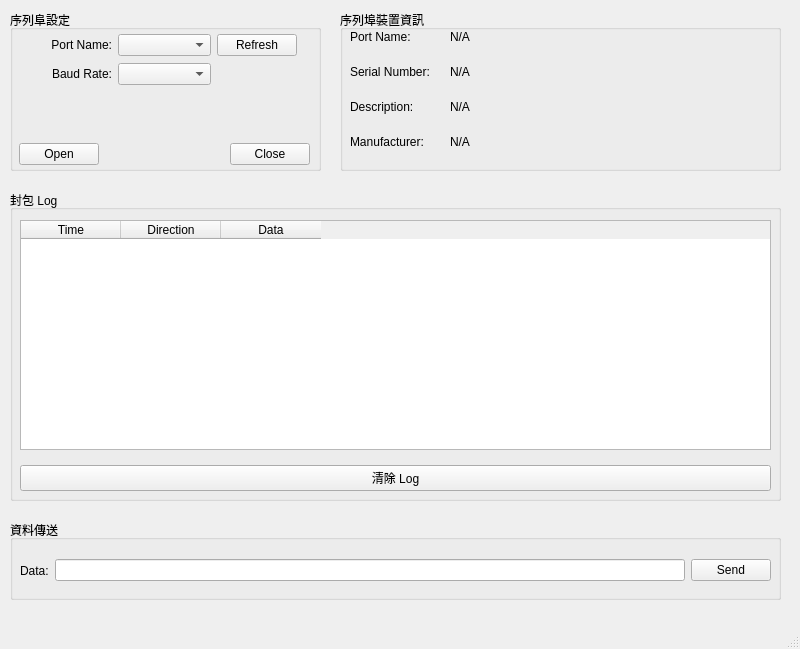
<?xml version="1.0" encoding="UTF-8"?>
<ui version="4.0">
 <class>MainWindow</class>
 <widget class="QMainWindow" name="MainWindow">
  <property name="geometry">
   <rect>
    <x>0</x>
    <y>0</y>
    <width>800</width>
    <height>649</height>
   </rect>
  </property>
  <property name="windowTitle">
   <string>QT Uart Tool</string>
  </property>
  <property name="layoutDirection">
   <enum>Qt::LayoutDirection::LeftToRight</enum>
  </property>
  <widget class="QWidget" name="centralwidget">
   <widget class="QGroupBox" name="groupBox">
    <property name="geometry">
     <rect>
      <x>10</x>
      <y>10</y>
      <width>311</width>
      <height>161</height>
     </rect>
    </property>
    <property name="title">
     <string>序列阜設定</string>
    </property>
    <widget class="QWidget" name="gridLayoutWidget">
     <property name="geometry">
      <rect>
       <x>9</x>
       <y>24</y>
       <width>291</width>
       <height>131</height>
      </rect>
     </property>
     <layout class="QGridLayout" name="gridLayout">
      <property name="verticalSpacing">
       <number>7</number>
      </property>
      <item row="0" column="0">
       <widget class="QLabel" name="settingPortNameTitleLbl">
        <property name="text">
         <string>Port Name:</string>
        </property>
        <property name="alignment">
         <set>Qt::AlignmentFlag::AlignRight|Qt::AlignmentFlag::AlignTrailing|Qt::AlignmentFlag::AlignVCenter</set>
        </property>
       </widget>
      </item>
      <item row="0" column="1">
       <widget class="QComboBox" name="portNameCmb"/>
      </item>
      <item row="3" column="2" alignment="Qt::AlignmentFlag::AlignRight">
       <widget class="QPushButton" name="closeBtn">
        <property name="text">
         <string>Close</string>
        </property>
       </widget>
      </item>
      <item row="0" column="2" alignment="Qt::AlignmentFlag::AlignLeft">
       <widget class="QPushButton" name="refreshBtn">
        <property name="text">
         <string>Refresh</string>
        </property>
       </widget>
      </item>
      <item row="1" column="0">
       <widget class="QLabel" name="settingBaudRateTitleLbl">
        <property name="layoutDirection">
         <enum>Qt::LayoutDirection::LeftToRight</enum>
        </property>
        <property name="text">
         <string>Baud Rate:</string>
        </property>
        <property name="alignment">
         <set>Qt::AlignmentFlag::AlignRight|Qt::AlignmentFlag::AlignTrailing|Qt::AlignmentFlag::AlignVCenter</set>
        </property>
       </widget>
      </item>
      <item row="3" column="0" alignment="Qt::AlignmentFlag::AlignLeft">
       <widget class="QPushButton" name="openBtn">
        <property name="text">
         <string>Open</string>
        </property>
       </widget>
      </item>
      <item row="1" column="1">
       <widget class="QComboBox" name="baudRateCmb"/>
      </item>
      <item row="2" column="0" colspan="3">
       <spacer name="verticalSpacer">
        <property name="orientation">
         <enum>Qt::Orientation::Vertical</enum>
        </property>
        <property name="sizeHint" stdset="0">
         <size>
          <width>20</width>
          <height>40</height>
         </size>
        </property>
       </spacer>
      </item>
     </layout>
    </widget>
   </widget>
   <widget class="QGroupBox" name="groupBox_2">
    <property name="geometry">
     <rect>
      <x>340</x>
      <y>10</y>
      <width>441</width>
      <height>161</height>
     </rect>
    </property>
    <property name="title">
     <string>序列埠裝置資訊</string>
    </property>
   </widget>
   <widget class="QWidget" name="formLayoutWidget">
    <property name="geometry">
     <rect>
      <x>350</x>
      <y>30</y>
      <width>421</width>
      <height>141</height>
     </rect>
    </property>
    <layout class="QFormLayout" name="formLayout">
     <property name="labelAlignment">
      <set>Qt::AlignmentFlag::AlignJustify|Qt::AlignmentFlag::AlignVCenter</set>
     </property>
     <property name="horizontalSpacing">
      <number>20</number>
     </property>
     <property name="verticalSpacing">
      <number>21</number>
     </property>
     <item row="0" column="0">
      <widget class="QLabel" name="devicePortNameTitleLbl">
       <property name="layoutDirection">
        <enum>Qt::LayoutDirection::LeftToRight</enum>
       </property>
       <property name="text">
        <string>Port Name:</string>
       </property>
      </widget>
     </item>
     <item row="0" column="1">
      <widget class="QLabel" name="devicePortNameValueLbl">
       <property name="text">
        <string>N/A</string>
       </property>
      </widget>
     </item>
     <item row="1" column="0">
      <widget class="QLabel" name="deviceSerialNumberTitleLbl">
       <property name="text">
        <string>Serial Number:</string>
       </property>
      </widget>
     </item>
     <item row="1" column="1">
      <widget class="QLabel" name="deviceSerialNumberValueLbl">
       <property name="text">
        <string>N/A</string>
       </property>
      </widget>
     </item>
     <item row="2" column="0">
      <widget class="QLabel" name="deviceDescriptionTitleLbl">
       <property name="text">
        <string>Description:</string>
       </property>
      </widget>
     </item>
     <item row="2" column="1">
      <widget class="QLabel" name="deviceDescriptionValueLbl">
       <property name="text">
        <string>N/A</string>
       </property>
      </widget>
     </item>
     <item row="3" column="0">
      <widget class="QLabel" name="deviceManufacturerTitleLbl">
       <property name="text">
        <string>Manufacturer:</string>
       </property>
      </widget>
     </item>
     <item row="3" column="1">
      <widget class="QLabel" name="deviceManufacturerValueLbl">
       <property name="text">
        <string>N/A</string>
       </property>
      </widget>
     </item>
    </layout>
   </widget>
   <widget class="QGroupBox" name="groupBox_3">
    <property name="geometry">
     <rect>
      <x>10</x>
      <y>190</y>
      <width>771</width>
      <height>311</height>
     </rect>
    </property>
    <property name="title">
     <string>封包 Log</string>
    </property>
    <widget class="QWidget" name="verticalLayoutWidget">
     <property name="geometry">
      <rect>
       <x>10</x>
       <y>30</y>
       <width>751</width>
       <height>271</height>
      </rect>
     </property>
     <layout class="QVBoxLayout" name="verticalLayout">
      <property name="spacing">
       <number>15</number>
      </property>
      <item>
       <widget class="QTableWidget" name="packetLogTbl">
        <property name="minimumSize">
         <size>
          <width>749</width>
          <height>226</height>
         </size>
        </property>
        <property name="editTriggers">
         <set>QAbstractItemView::EditTrigger::NoEditTriggers</set>
        </property>
        <property name="alternatingRowColors">
         <bool>true</bool>
        </property>
        <property name="selectionMode">
         <enum>QAbstractItemView::SelectionMode::SingleSelection</enum>
        </property>
        <property name="selectionBehavior">
         <enum>QAbstractItemView::SelectionBehavior::SelectRows</enum>
        </property>
        <attribute name="horizontalHeaderVisible">
         <bool>true</bool>
        </attribute>
        <attribute name="horizontalHeaderCascadingSectionResizes">
         <bool>false</bool>
        </attribute>
        <attribute name="verticalHeaderVisible">
         <bool>false</bool>
        </attribute>
        <attribute name="verticalHeaderHighlightSections">
         <bool>true</bool>
        </attribute>
        <attribute name="verticalHeaderStretchLastSection">
         <bool>true</bool>
        </attribute>
        <column>
         <property name="text">
          <string>Time</string>
         </property>
        </column>
        <column>
         <property name="text">
          <string>Direction</string>
         </property>
        </column>
        <column>
         <property name="text">
          <string>Data</string>
         </property>
        </column>
       </widget>
      </item>
      <item>
       <widget class="QPushButton" name="clearLogBtn">
        <property name="text">
         <string>清除 Log</string>
        </property>
       </widget>
      </item>
     </layout>
    </widget>
   </widget>
   <widget class="QGroupBox" name="groupBox_4">
    <property name="geometry">
     <rect>
      <x>10</x>
      <y>520</y>
      <width>771</width>
      <height>80</height>
     </rect>
    </property>
    <property name="title">
     <string>資料傳送</string>
    </property>
    <widget class="QWidget" name="horizontalLayoutWidget">
     <property name="geometry">
      <rect>
       <x>10</x>
       <y>30</y>
       <width>751</width>
       <height>41</height>
      </rect>
     </property>
     <layout class="QHBoxLayout" name="horizontalLayout">
      <item>
       <widget class="QLabel" name="label">
        <property name="text">
         <string>Data:</string>
        </property>
       </widget>
      </item>
      <item>
       <widget class="QLineEdit" name="sendDataEdit"/>
      </item>
      <item>
       <widget class="QPushButton" name="sendBtn">
        <property name="text">
         <string>Send</string>
        </property>
       </widget>
      </item>
     </layout>
    </widget>
   </widget>
  </widget>
  <widget class="QMenuBar" name="menubar">
   <property name="geometry">
    <rect>
     <x>0</x>
     <y>0</y>
     <width>800</width>
     <height>24</height>
    </rect>
   </property>
  </widget>
  <widget class="QStatusBar" name="statusbar"/>
 </widget>
 <resources/>
 <connections/>
</ui>
